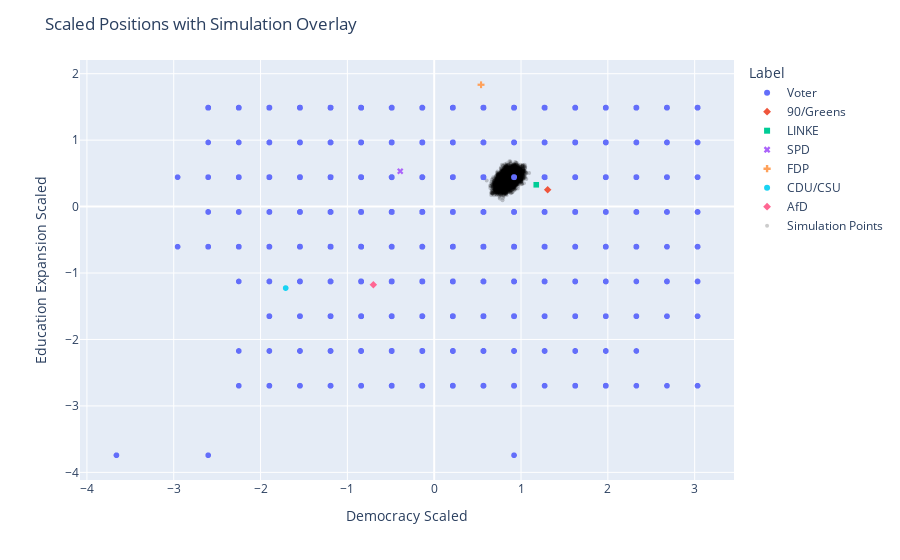

Notebook cell for this chart:
### Code cell
sim=run_simulation(data,100,N,D,sigma_noise,gmm_components,0.5,0.5,1)
plot_with_simulation_separate(concatenated_df,sim)

### Figure 1 — Plotly figure (JSON) as saved in the notebook; plotly's stock layout.template omitted (floating-point values rounded to 4 significant figures; data arrays with more than 128 entries replaced by an {"elided": "..."} marker saying what was removed)
{"data": [{"hovertemplate": "Label=Voter<br>Democracy Scaled=%{x}<br>Education Expansion Scaled=%{y}<extra></extra>", "legendgroup": "Voter", "marker": {"color": "#636efa", "symbol": "circle"}, "mode": "markers", "name": "Voter", "showlegend": true, "type": "scattergl", "x": {"elided": "6874 float values"}, "xaxis": "x", "y": {"elided": "6874 float values"}, "yaxis": "y"}, {"hovertemplate": "Label=90/Greens<br>Democracy Scaled=%{x}<br>Education Expansion Scaled=%{y}<extra></extra>", "legendgroup": "90/Greens", "marker": {"color": "#EF553B", "symbol": "diamond"}, "mode": "markers", "name": "90/Greens", "showlegend": true, "type": "scattergl", "x": [1.307], "xaxis": "x", "y": [0.2532], "yaxis": "y"}, {"hovertemplate": "Label=LINKE<br>Democracy Scaled=%{x}<br>Education Expansion Scaled=%{y}<extra></extra>", "legendgroup": "LINKE", "marker": {"color": "#00cc96", "symbol": "square"}, "mode": "markers", "name": "LINKE", "showlegend": true, "type": "scattergl", "x": [1.175], "xaxis": "x", "y": [0.3281], "yaxis": "y"}, {"hovertemplate": "Label=SPD<br>Democracy Scaled=%{x}<br>Education Expansion Scaled=%{y}<extra></extra>", "legendgroup": "SPD", "marker": {"color": "#ab63fa", "symbol": "x"}, "mode": "markers", "name": "SPD", "showlegend": true, "type": "scattergl", "x": [-0.3915], "xaxis": "x", "y": [0.5316], "yaxis": "y"}, {"hovertemplate": "Label=FDP<br>Democracy Scaled=%{x}<br>Education Expansion Scaled=%{y}<extra></extra>", "legendgroup": "FDP", "marker": {"color": "#FFA15A", "symbol": "cross"}, "mode": "markers", "name": "FDP", "showlegend": true, "type": "scattergl", "x": [0.5396], "xaxis": "x", "y": [1.834], "yaxis": "y"}, {"hovertemplate": "Label=CDU/CSU<br>Democracy Scaled=%{x}<br>Education Expansion Scaled=%{y}<extra></extra>", "legendgroup": "CDU/CSU", "marker": {"color": "#19d3f3", "symbol": "circle"}, "mode": "markers", "name": "CDU/CSU", "showlegend": true, "type": "scattergl", "x": [-1.711], "xaxis": "x", "y": [-1.226], "yaxis": "y"}, {"hovertemplate": "Label=AfD<br>Democracy Scaled=%{x}<br>Education Expansion Scaled=%{y}<extra></extra>", "legendgroup": "AfD", "marker": {"color": "#FF6692", "symbol": "diamond"}, "mode": "markers", "name": "AfD", "showlegend": true, "type": "scattergl", "x": [-0.7009], "xaxis": "x", "y": [-1.176], "yaxis": "y"}, {"marker": {"color": "rgba(0,0,0,0.2)", "size": 4, "symbol": "circle"}, "mode": "markers", "name": "Simulation Points", "type": "scatter", "x": {"elided": "6874 float values"}, "y": {"elided": "6874 float values"}}], "layout": {"legend": {"title": {"text": "Label"}, "tracegroupgap": 0}, "margin": {"t": 60}, "title": {"text": "Scaled Positions with Simulation Overlay"}, "xaxis": {"anchor": "y", "domain": [0, 1], "title": {"text": "Democracy Scaled"}}, "yaxis": {"anchor": "x", "domain": [0, 1], "title": {"text": "Education Expansion Scaled"}}}}
